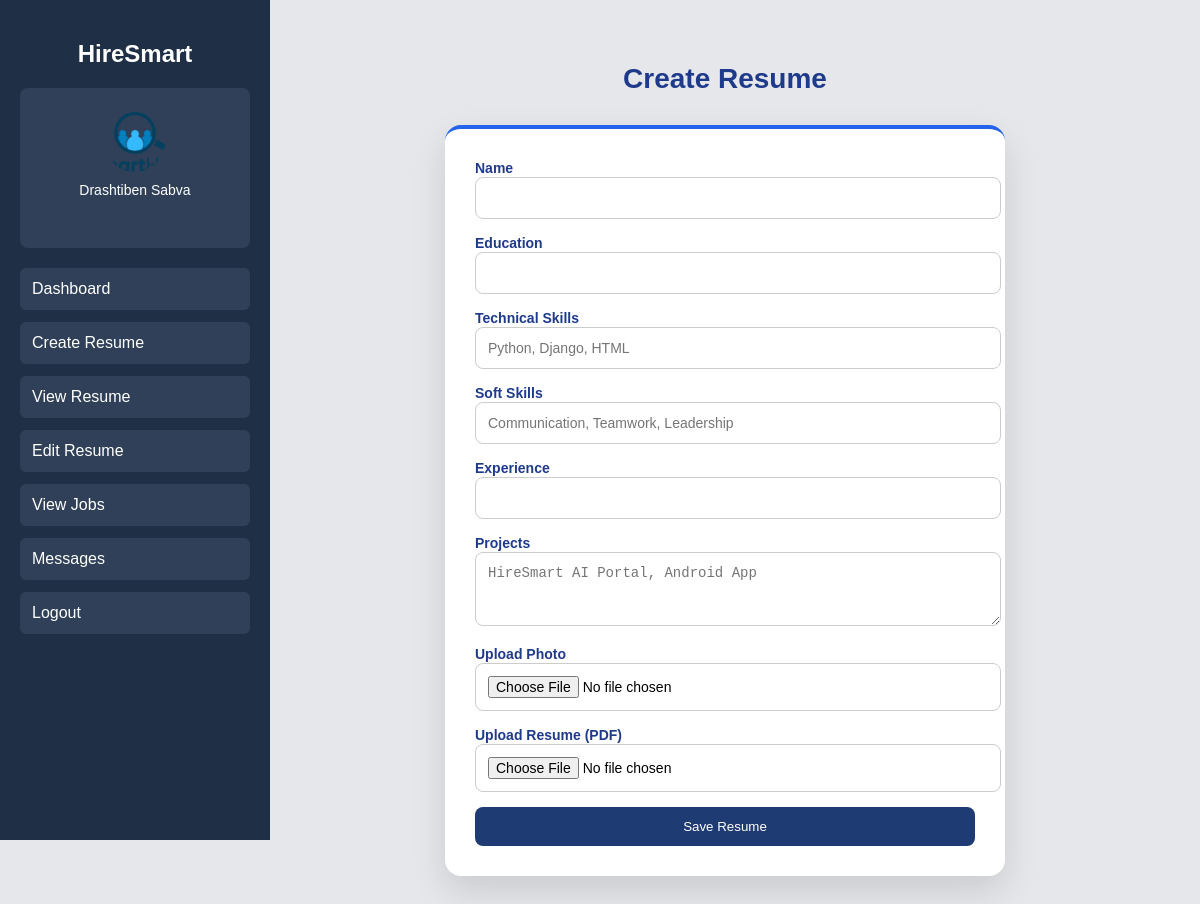
Page /create-resume/ (signed in) on the committed database.
### accounts/models.py (models this page shows, shortened)
class Student(models.Model):
    name = models.CharField(max_length=100)
    email = models.EmailField(unique=True)
    password = models.CharField(max_length=100)
    otp = models.CharField(max_length=6, null=True, blank=True)
    is_verified = models.BooleanField(default=False)
    photo = models.ImageField(upload_to='student_photos/', null=True, blank=True)

### accounts/views.py (the view, shortened to what this page needs)
# urls.py: path('create-resume/', views.create_resume, name='create_resume'),
def create_resume(request):
    email = request.session.get('student_email')
    if not email:
        return redirect('student_login')
    student = Student.objects.get(email=email)
    return render(request, 'create_resume.html', {'student': student})

### accounts/templates/create_resume.html (shortened to what this page needs)
{% extends 'base_student.html' %}
{% load static %}
{% block content %}
<h2 class="title">Create Resume</h2>
<div class="main-container">
<div class="card">
<form method="POST" enctype="multipart/form-data">
<label>Name</label>
<input type="text" name="name" required>
<label>Education</label>
<input type="text" name="education" required>
<label>Technical Skills</label>
<input type="text" name="skills" placeholder="Python, Django, HTML" required>
<label>Soft Skills</label>
<input type="text" name="soft_skills" placeholder="Communication, Teamwork, Leadership">
<label>Experience</label>
<input type="text" name="experience">
<label>Projects</label>
<textarea name="projects" rows="3" placeholder="HireSmart AI Portal, Android App"></textarea>
<label>Upload Photo</label>
<input type="file" name="photo">
<label>Upload Resume (PDF)</label>
<input type="file" name="resume">
<button type="submit">Save Resume</button>
</form>
</div>
</div>
{% endblock %}

### accounts/templates/base_student.html (shortened to what this page needs)
{% load static %}
<!DOCTYPE html>
<html>
<head>
</head>
<body>
<div class="main-container">
<div class="sidebar">
<h2>HireSmart</h2>
<div class="profile-menu">
<a href="{% url 'student_profile' %}" style="text-decoration:none;color:white;">
{% if student.photo %}
<img src="{{ student.photo.url }}" class="profile-img">
{% else %}
<div class="profile-icon">
{{ student.name|slice:":1" }}
</div>
{% endif %}
<p class="profile-name">{{ student.name }}</p>
</a>
</div>
<a href="{% url 'student_dashboard' %}">Dashboard</a>
<a href="{% url 'create_resume' %}">Create Resume</a>
<a href="{% url 'view_resume' %}">View Resume</a>
<a href="{% url 'edit_resume' %}">Edit Resume</a>
<a href="{% url 'student_jobs' %}">View Jobs</a>
<a href="{% url 'student_messages' %}" class="menu-btn">Messages</a>
<a href="{% url 'student_logout' %}">Logout</a>
</div>
<div class="content">
{% block content %}
{% endblock %}
</div>
</div>
</body>
</html>

### accounts/templates/base_student.html (style rules this page uses)
body { margin:0; font-family:Arial; background:#e5e7eb; }
.main-container { display:flex; }
.sidebar { width:230px; background:#1f2f46; height:100vh; padding:20px; color:white; position:fixed; left:0; top:0; }
.sidebar h2 { text-align:center; margin-bottom:20px; }
.profile-menu { text-align:center; margin-bottom:20px; background:#2f4058; padding:12px; border-radius:8px; }
.profile-img { width:60px; height:60px; border-radius:50%; object-fit:cover; margin:auto; margin-bottom:10px; display:block; }
.profile-name { font-size:14px; margin-top:5px; color:white; }
.sidebar a { display:block; background:#2f4058; padding:12px; margin-bottom:12px; color:white; text-decoration:none; border-radius:6px; }
.content { margin-left:250px; padding:40px; width:100%; }

### accounts/templates/create_resume.html (style rules this page uses)
.title { text-align:center; margin-bottom:30px; color:#1e3a8a; font-size:28px; }
.main-container { display:flex; justify-content:center; align-items:center; width:100%; }
.card { background:white; padding:30px; border-radius:16px; width:500px; box-shadow:0 15px 35px rgba(0,0,0,0.12); border-top:4px solid #2563eb; }
input, textarea { width:100%; padding:12px; margin-bottom:15px; border-radius:8px; border:1px solid #ccc; font-size:14px; }
button { background:#1f3b73; color:white; border:none; padding:12px; border-radius:8px; width:100%; cursor:pointer; transition:0.3s; }
label { font-weight:600; font-size:14px; color:#1e3a8a; }

### rows in the picture
Student: photo (picture), name "Drashtiben Sabva"
